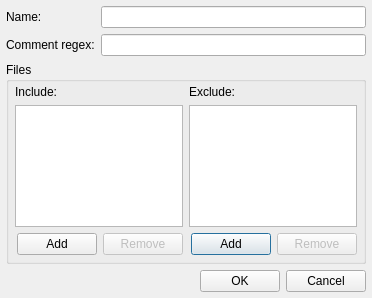
<?xml version="1.0" encoding="UTF-8"?>
<ui version="4.0">
 <class>FilterDialog</class>
 <widget class="QDialog" name="FilterDialog">
  <property name="geometry">
   <rect>
    <x>0</x>
    <y>0</y>
    <width>372</width>
    <height>298</height>
   </rect>
  </property>
  <property name="minimumSize">
   <size>
    <width>372</width>
    <height>298</height>
   </size>
  </property>
  <property name="windowTitle">
   <string>Add filter</string>
  </property>
  <layout class="QGridLayout" name="gridLayout_2">
   <property name="margin">
    <number>6</number>
   </property>
   <item row="0" column="0">
    <widget class="QLabel" name="nameLabel">
     <property name="text">
      <string>Name:</string>
     </property>
    </widget>
   </item>
   <item row="0" column="1">
    <widget class="QLineEdit" name="nameEdit"/>
   </item>
   <item row="1" column="0">
    <widget class="QLabel" name="commentsLabel">
     <property name="text">
      <string>Comment regex:</string>
     </property>
    </widget>
   </item>
   <item row="1" column="1">
    <widget class="QLineEdit" name="commentsEdit"/>
   </item>
   <item row="2" column="0" colspan="2">
    <widget class="QGroupBox" name="filesGroupBox">
     <property name="title">
      <string>Files</string>
     </property>
     <layout class="QGridLayout" name="gridLayout">
      <property name="leftMargin">
       <number>6</number>
      </property>
      <property name="topMargin">
       <number>3</number>
      </property>
      <property name="rightMargin">
       <number>6</number>
      </property>
      <property name="bottomMargin">
       <number>6</number>
      </property>
      <item row="1" column="0">
       <widget class="QTreeWidget" name="includeTree">
        <property name="indentation">
         <number>0</number>
        </property>
        <attribute name="headerVisible">
         <bool>false</bool>
        </attribute>
        <column>
         <property name="text">
          <string notr="true">1</string>
         </property>
        </column>
       </widget>
      </item>
      <item row="1" column="1">
       <widget class="QTreeWidget" name="excludeTree">
        <property name="indentation">
         <number>0</number>
        </property>
        <attribute name="headerVisible">
         <bool>false</bool>
        </attribute>
        <column>
         <property name="text">
          <string notr="true">1</string>
         </property>
        </column>
       </widget>
      </item>
      <item row="0" column="0">
       <widget class="QLabel" name="filesIncludeLabel">
        <property name="text">
         <string>Include:</string>
        </property>
       </widget>
      </item>
      <item row="0" column="1">
       <widget class="QLabel" name="filesExcludeLabel">
        <property name="text">
         <string>Exclude:</string>
        </property>
       </widget>
      </item>
      <item row="2" column="1">
       <layout class="QHBoxLayout" name="excludeHBoxLayout">
        <item>
         <spacer name="excludeSpacer">
          <property name="orientation">
           <enum>Qt::Horizontal</enum>
          </property>
          <property name="sizeHint" stdset="0">
           <size>
            <width>40</width>
            <height>20</height>
           </size>
          </property>
         </spacer>
        </item>
        <item>
         <widget class="QPushButton" name="addExcludeButton">
          <property name="text">
           <string>Add</string>
          </property>
         </widget>
        </item>
        <item>
         <widget class="QPushButton" name="removeExcludeButton">
          <property name="enabled">
           <bool>false</bool>
          </property>
          <property name="text">
           <string>Remove</string>
          </property>
         </widget>
        </item>
       </layout>
      </item>
      <item row="2" column="0">
       <layout class="QHBoxLayout" name="includeHBoxLayoud">
        <item>
         <spacer name="includeSpacer">
          <property name="orientation">
           <enum>Qt::Horizontal</enum>
          </property>
          <property name="sizeHint" stdset="0">
           <size>
            <width>40</width>
            <height>20</height>
           </size>
          </property>
         </spacer>
        </item>
        <item>
         <widget class="QPushButton" name="addIncludeButton">
          <property name="text">
           <string>Add</string>
          </property>
         </widget>
        </item>
        <item>
         <widget class="QPushButton" name="removeIncludeButton">
          <property name="enabled">
           <bool>false</bool>
          </property>
          <property name="text">
           <string>Remove</string>
          </property>
         </widget>
        </item>
       </layout>
      </item>
     </layout>
    </widget>
   </item>
   <item row="3" column="0" colspan="2">
    <layout class="QHBoxLayout" name="buttonsHBoxLayout">
     <item>
      <spacer name="buttonsSpacer">
       <property name="orientation">
        <enum>Qt::Horizontal</enum>
       </property>
       <property name="sizeHint" stdset="0">
        <size>
         <width>40</width>
         <height>20</height>
        </size>
       </property>
      </spacer>
     </item>
     <item>
      <widget class="QPushButton" name="okButton">
       <property name="text">
        <string>OK</string>
       </property>
      </widget>
     </item>
     <item>
      <widget class="QPushButton" name="cancelButton">
       <property name="text">
        <string>Cancel</string>
       </property>
      </widget>
     </item>
    </layout>
   </item>
  </layout>
 </widget>
 <tabstops>
  <tabstop>nameEdit</tabstop>
  <tabstop>commentsEdit</tabstop>
  <tabstop>includeTree</tabstop>
  <tabstop>excludeTree</tabstop>
  <tabstop>addIncludeButton</tabstop>
  <tabstop>removeIncludeButton</tabstop>
  <tabstop>addExcludeButton</tabstop>
  <tabstop>removeExcludeButton</tabstop>
  <tabstop>okButton</tabstop>
  <tabstop>cancelButton</tabstop>
 </tabstops>
 <resources/>
 <connections>
  <connection>
   <sender>cancelButton</sender>
   <signal>clicked()</signal>
   <receiver>FilterDialog</receiver>
   <slot>reject()</slot>
   <hints>
    <hint type="sourcelabel">
     <x>364</x>
     <y>290</y>
    </hint>
    <hint type="destinationlabel">
     <x>145</x>
     <y>227</y>
    </hint>
   </hints>
  </connection>
  <connection>
   <sender>okButton</sender>
   <signal>clicked()</signal>
   <receiver>FilterDialog</receiver>
   <slot>accept()</slot>
   <hints>
    <hint type="sourcelabel">
     <x>244</x>
     <y>286</y>
    </hint>
    <hint type="destinationlabel">
     <x>110</x>
     <y>266</y>
    </hint>
   </hints>
  </connection>
 </connections>
</ui>
